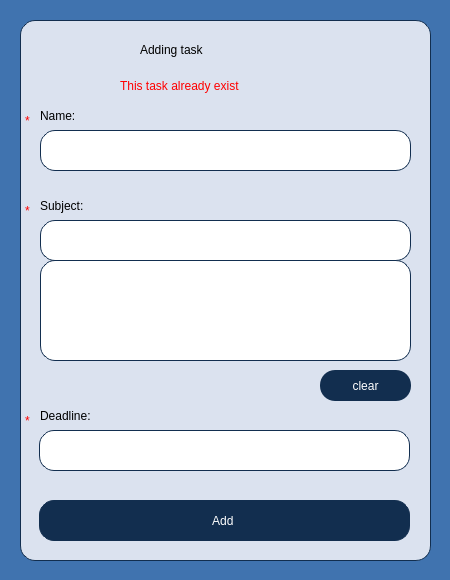
<?xml version="1.0" encoding="UTF-8"?>
<ui version="4.0">
 <class>AgendaAdding</class>
 <widget class="QWidget" name="AgendaAdding">
  <property name="geometry">
   <rect>
    <x>0</x>
    <y>0</y>
    <width>450</width>
    <height>580</height>
   </rect>
  </property>
  <property name="sizePolicy">
   <sizepolicy hsizetype="Fixed" vsizetype="Fixed">
    <horstretch>0</horstretch>
    <verstretch>0</verstretch>
   </sizepolicy>
  </property>
  <property name="minimumSize">
   <size>
    <width>450</width>
    <height>580</height>
   </size>
  </property>
  <property name="maximumSize">
   <size>
    <width>450</width>
    <height>580</height>
   </size>
  </property>
  <property name="windowTitle">
   <string>Form</string>
  </property>
  <property name="styleSheet">
   <string notr="true">background-color:rgb(64, 115, 175);</string>
  </property>
  <widget class="QLabel" name="label_Name">
   <property name="geometry">
    <rect>
     <x>40</x>
     <y>100</y>
     <width>181</width>
     <height>31</height>
    </rect>
   </property>
   <property name="styleSheet">
    <string notr="true">font: 14pt &quot;Gentium Book Basic&quot;;
color:black;
background-color:rgb(219, 226, 239);</string>
   </property>
   <property name="text">
    <string>Name:</string>
   </property>
  </widget>
  <widget class="QWidget" name="widget_AddingTask" native="true">
   <property name="geometry">
    <rect>
     <x>20</x>
     <y>20</y>
     <width>411</width>
     <height>541</height>
    </rect>
   </property>
   <property name="styleSheet">
    <string notr="true">background-color:rgb(219, 226, 239);
border-radius:15px;
border-style: solid;
border-width: 1px;
border-color: rgb(18, 46, 79);</string>
   </property>
   <widget class="QPushButton" name="pushButton_Add">
    <property name="geometry">
     <rect>
      <x>19</x>
      <y>480</y>
      <width>371</width>
      <height>41</height>
     </rect>
    </property>
    <property name="styleSheet">
     <string notr="true">background-color:rgb(18, 46, 79);
border-radius:15px;
border-style: solid;
border-width: 1px;
border-color: rgb(18, 46, 79);
font: 75 20pt &quot;Gentium Book Basic&quot;;
color:white;</string>
    </property>
    <property name="text">
     <string>Add </string>
    </property>
    <property name="shortcut">
     <string>Return</string>
    </property>
   </widget>
   <widget class="QListWidget" name="listWidget_Subjects">
    <property name="geometry">
     <rect>
      <x>20</x>
      <y>240</y>
      <width>371</width>
      <height>101</height>
     </rect>
    </property>
    <property name="styleSheet">
     <string notr="true">background-color:rgb(255, 255, 255)</string>
    </property>
   </widget>
   <widget class="QPushButton" name="pushButton_ClearSubjects">
    <property name="geometry">
     <rect>
      <x>300</x>
      <y>350</y>
      <width>91</width>
      <height>31</height>
     </rect>
    </property>
    <property name="styleSheet">
     <string notr="true">font: 14pt &quot;Gentium Book Basic&quot;;
color:white;
background-color:rgb(18, 46, 79);
border-width:0px;</string>
    </property>
    <property name="text">
     <string>clear</string>
    </property>
   </widget>
   <widget class="QLabel" name="label_NessesaryField_1">
    <property name="geometry">
     <rect>
      <x>5</x>
      <y>85</y>
      <width>16</width>
      <height>31</height>
     </rect>
    </property>
    <property name="styleSheet">
     <string notr="true">border-width:0px;
font: 14pt &quot;Gentium Book Basic&quot;;
color:red;</string>
    </property>
    <property name="text">
     <string>*</string>
    </property>
   </widget>
   <widget class="QLabel" name="label_NessesaryField_2">
    <property name="geometry">
     <rect>
      <x>5</x>
      <y>175</y>
      <width>16</width>
      <height>31</height>
     </rect>
    </property>
    <property name="styleSheet">
     <string notr="true">border-width:0px;
font: 14pt &quot;Gentium Book Basic&quot;;
color:red;</string>
    </property>
    <property name="text">
     <string>*</string>
    </property>
   </widget>
   <widget class="QLabel" name="label_NessesaryField_3">
    <property name="geometry">
     <rect>
      <x>5</x>
      <y>385</y>
      <width>16</width>
      <height>31</height>
     </rect>
    </property>
    <property name="styleSheet">
     <string notr="true">border-width:0px;
font: 14pt &quot;Gentium Book Basic&quot;;
color:red;</string>
    </property>
    <property name="text">
     <string>*</string>
    </property>
   </widget>
   <widget class="QLabel" name="label_AlreadyExist">
    <property name="geometry">
     <rect>
      <x>100</x>
      <y>50</y>
      <width>221</width>
      <height>31</height>
     </rect>
    </property>
    <property name="styleSheet">
     <string notr="true">border-width:0px;
font: 14pt &quot;Gentium Book Basic&quot;;
color:red;</string>
    </property>
    <property name="text">
     <string>This task already exist</string>
    </property>
   </widget>
  </widget>
  <widget class="QLabel" name="label_AddingTask">
   <property name="geometry">
    <rect>
     <x>140</x>
     <y>30</y>
     <width>171</width>
     <height>40</height>
    </rect>
   </property>
   <property name="styleSheet">
    <string notr="true">font: 75 20pt &quot;Gentium Book Basic&quot;;
color:black;
background-color:rgb(219, 226, 239);</string>
   </property>
   <property name="text">
    <string>Adding task</string>
   </property>
  </widget>
  <widget class="QLineEdit" name="lineEdit_Name">
   <property name="geometry">
    <rect>
     <x>40</x>
     <y>130</y>
     <width>371</width>
     <height>41</height>
    </rect>
   </property>
   <property name="styleSheet">
    <string notr="true">background-color:rgb(255, 255, 255);
border-radius:15px;
border-style: solid;
border-width: 1px;
border-color: rgb(18, 46, 79);
font: 14pt &quot;Gentium Book Basic&quot;;
color:black;</string>
   </property>
   <property name="text">
    <string/>
   </property>
  </widget>
  <widget class="QLabel" name="label_Subject">
   <property name="geometry">
    <rect>
     <x>40</x>
     <y>190</y>
     <width>121</width>
     <height>31</height>
    </rect>
   </property>
   <property name="styleSheet">
    <string notr="true">font: 14pt &quot;Gentium Book Basic&quot;;
color:black;
background-color:rgb(219, 226, 239);</string>
   </property>
   <property name="text">
    <string>Subject:</string>
   </property>
  </widget>
  <widget class="QLabel" name="label_Deadline">
   <property name="geometry">
    <rect>
     <x>40</x>
     <y>400</y>
     <width>141</width>
     <height>31</height>
    </rect>
   </property>
   <property name="styleSheet">
    <string notr="true">font: 14pt &quot;Gentium Book Basic&quot;;
color:black;
background-color:rgb(219, 226, 239);</string>
   </property>
   <property name="text">
    <string>Deadline:</string>
   </property>
  </widget>
  <widget class="QPushButton" name="pushButton_Deadline">
   <property name="geometry">
    <rect>
     <x>39</x>
     <y>430</y>
     <width>371</width>
     <height>41</height>
    </rect>
   </property>
   <property name="styleSheet">
    <string notr="true">background-color:rgb(255, 255, 255);
border-radius:15px;
border-style: solid;
border-width: 1px;
border-color: rgb(18, 46, 79);
font: 14pt &quot;Gentium Book Basic&quot;;
color:black;</string>
   </property>
   <property name="text">
    <string/>
   </property>
  </widget>
  <widget class="QLabel" name="label_SubjectName">
   <property name="geometry">
    <rect>
     <x>40</x>
     <y>220</y>
     <width>371</width>
     <height>41</height>
    </rect>
   </property>
   <property name="styleSheet">
    <string notr="true">background-color:rgb(255, 255, 255);
border-radius:15px;
border-style: solid;
border-width: 1px;
border-color: rgb(18, 46, 79);
font: 14pt &quot;Gentium Book Basic&quot;;
color:black;</string>
   </property>
   <property name="text">
    <string/>
   </property>
  </widget>
  <zorder>widget_AddingTask</zorder>
  <zorder>label_Name</zorder>
  <zorder>label_AddingTask</zorder>
  <zorder>lineEdit_Name</zorder>
  <zorder>label_Subject</zorder>
  <zorder>label_Deadline</zorder>
  <zorder>pushButton_Deadline</zorder>
  <zorder>label_SubjectName</zorder>
 </widget>
 <resources/>
 <connections/>
</ui>
